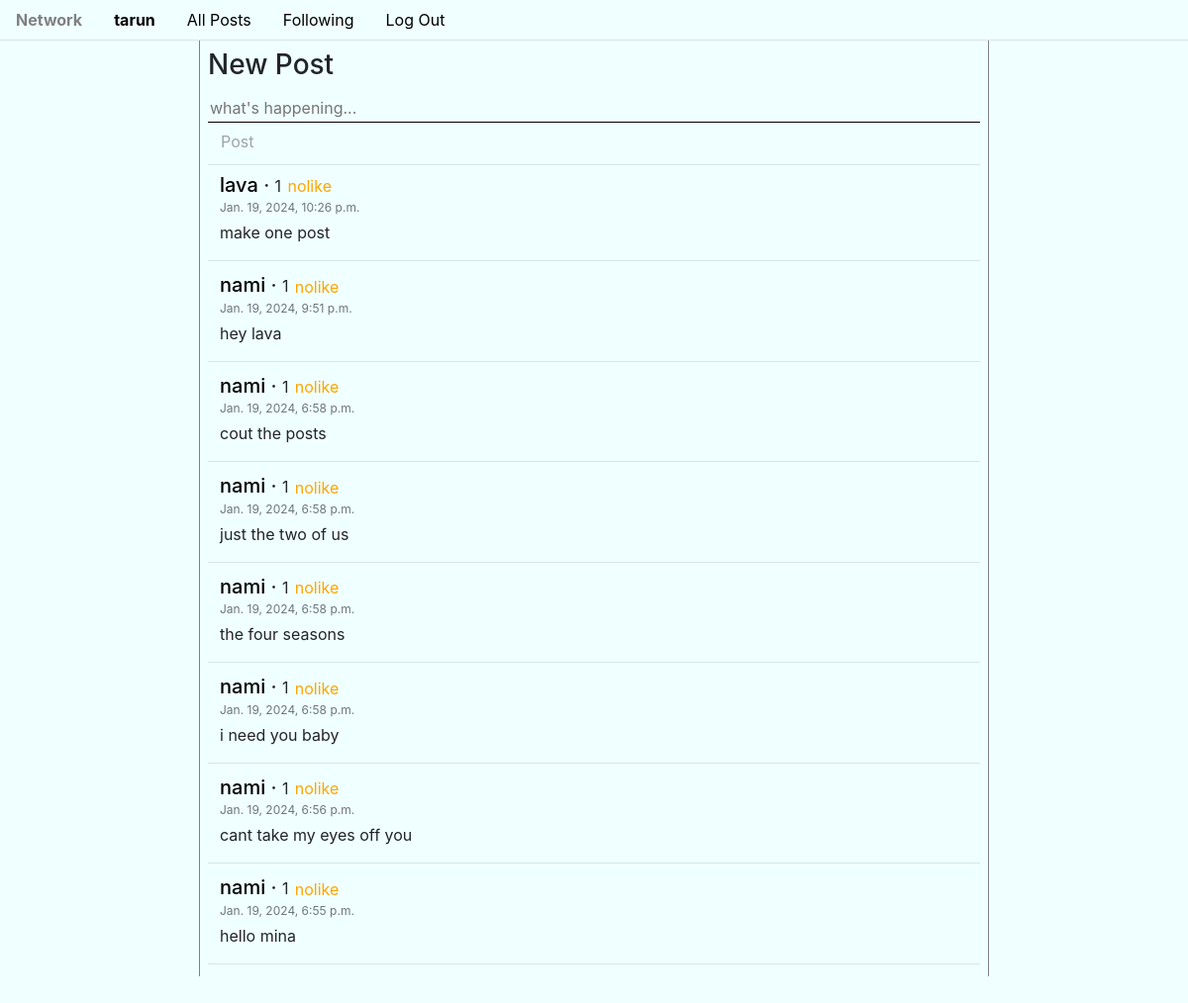
Screenshot of /following (signed in) with the database file from the repository.
### network/models.py (models this page shows)
class User(AbstractUser):
    pass

class Post(models.Model):
    poster = models.ForeignKey(User, on_delete=models.CASCADE, related_name='writer')
    content = models.CharField(max_length=240)
    timestamp = models.DateTimeField(default=datetime.now)
    likes = models.ManyToManyField(User, related_name='liked')
    def __str__(self):
        return f"{self.id}: {self.poster} posted {self.content}"

### network/views.py (the view)
# urls.py: path('following', views.following, name='following'),
@login_required
def following(request):
    allpost = Post.objects.all().order_by('-timestamp')
    followings = Follow.objects.filter(follower=request.user)
    followinglist = []
    print('following: ')
    for person in followings:
        followinglist.append(person.following)
    print(f'followinglist: {followinglist}')
    followingpost = []
    for post in allpost:
        if post.poster in followinglist:
            print(post)
            followingpost.append(post)
        else:
            print('not it following')
    paginator = Paginator(followingpost, paginateby)
    page_number = request.GET.get('page')
    page_obj = paginator.get_page(page_number)
    return render(request, 'network/following.html',{
        'page_obj': page_obj,
        'following': followinglist
    })

### network/templates/network/following.html (shortened to what this page needs)
{% extends "network/layout.html" %}
{% load static %}
{% block body %}
<div class="container">
    <div class="row justify-content-md-center wholecontainer">
        <div class="mx-3 p-2 middleitem">
            {% if user.is_authenticated %}
                <div class="newpost">
                    <h3>New Post</h3>
                    <div class="my-1">
                        <form action="{% url 'newpost' %}" method="post" id="newpost-form" autocomplete="off">
                            <textarea class="my-0" name="newpost" id="newpost" rows="1" placeholder="what's happening..."></textarea>
                            <input disabled type="submit" value="Post" class="btn btn-link" id="newpostsubmitbutton">
                        </form>
                    </div>
                </div>
            {% endif %}
            <div class="allpost">
            {% for post in page_obj %}
                <div class="row postitem p-2 mx-1">
                    <h5 class="my-0">
                        <a href="{% url 'viewuser' user_id=post.poster.id %}">{{ post.poster }}</a>
                        &middot;
                        <small id="like-count-{{post.id}}">{{ post.likes.all.count }}</small>
                        {% if user.is_authenticated %}
                            {% if user in post.likes.all %}
                                <button class="btn btn-link p-0" id="like-{{post.id}}" onclick="togglelike('{{user.id}}','{{post.id}}')" style="color: orange;">nolike</button>
                            {% else %}
                                <button class="btn btn-link p-0" id="like-{{post.id}}" onclick="togglelike('{{user.id}}','{{post.id}}')" style="color: red;">like</button>
                            {% endif %}
                        {% endif %}
                    </h5>
                    <p class="text-muted m-0 p-0" style="font-size: 12px;">{{ post.timestamp }}</p>
                    <div class="my-1" id="contentdiv-{{post.id}}">
                        <p class="my-0" id="content-{{post.id}}">{{ post.content }}</p>
                    </div>
                </div>
                <hr class="my-1">
            {% endfor %}
            </div>
        </div>
    </div>
</div>
{% endblock %}

### network/templates/network/layout.html (shortened to what this page needs)
{% load static %}
<!DOCTYPE html>
<html lang="en">
    <head>
        <link rel="stylesheet" href="https://stackpath.bootstrapcdn.com/bootstrap/4.4.1/css/bootstrap.min.css">
        <link href="{% static 'network/styles.css' %}" rel="stylesheet">
    </head>
    <body>
        <ul class="nav">
            <li class="nav-item">
                <a class="nav-link" href="{% url 'index' %}"><strong>Network</strong></a>
            </li>
            {% if user.is_authenticated %}
                <li class="nav-item">
                    <a class="nav-link" href="{% url 'viewuser' user_id=user.id %}"><strong>{{ user.username }}</strong></a>
                </li>
            {% endif %}
            <li class="nav-item">
            <a class="nav-link" href="{% url 'index' %}">All Posts</a>
            </li>
            {% if user.is_authenticated %}
                <li class="nav-item">
                    <a class="nav-link" href="{% url 'following' %}">Following</a>
                </li>
                <li class="nav-item">
                    <a class="nav-link" href="{% url 'logout' %}">Log Out</a>
                </li>
            {% endif %}
        </ul>
        <div class="body">
            {% block body %}
            {% endblock %}
        </div>
    </body>
</html>

### network/static/network/styles.css (style rules this page uses)
* { background-color: azure; }
.middleitem { border: none; border-left: 1px solid gray; border-right: 1px solid gray; width: 70%; margin-bottom: 20vh; }
.newpost { display: grid; justify-content: baseline; }
.allpost { display: block; }
textarea { display: block; width: 100%; margin: 10px 0px; resize: none; border: none; border-bottom: 1px solid black; white-space: pre-wrap; overflow: hidden; }
.postitem { display: block; }
a { color: black; }
.btn { color: black; }
.btn-link { color: black; }

### rows the page displays
User: username "tarun"
Post: poster "lava", likes.all.count "1", timestamp "Jan. 19, 2024, 10:26 p.m.", content "make one post"
Post: poster "nami", likes.all.count "1", timestamp "Jan. 19, 2024, 9:51 p.m.", content "hey lava"
Post: poster "nami", likes.all.count "1", timestamp "Jan. 19, 2024, 6:58 p.m.", content "cout the posts"
Post: poster "nami", likes.all.count "1", timestamp "Jan. 19, 2024, 6:58 p.m.", content "just the two of us"
Post: poster "nami", likes.all.count "1", timestamp "Jan. 19, 2024, 6:58 p.m.", content "the four seasons"
Post: poster "nami", likes.all.count "1", timestamp "Jan. 19, 2024, 6:58 p.m.", content "i need you baby"
Post: poster "nami", likes.all.count "1", timestamp "Jan. 19, 2024, 6:56 p.m.", content "cant take my eyes off you"
Post: poster "nami", likes.all.count "1", timestamp "Jan. 19, 2024, 6:55 p.m.", content "hello mina"
